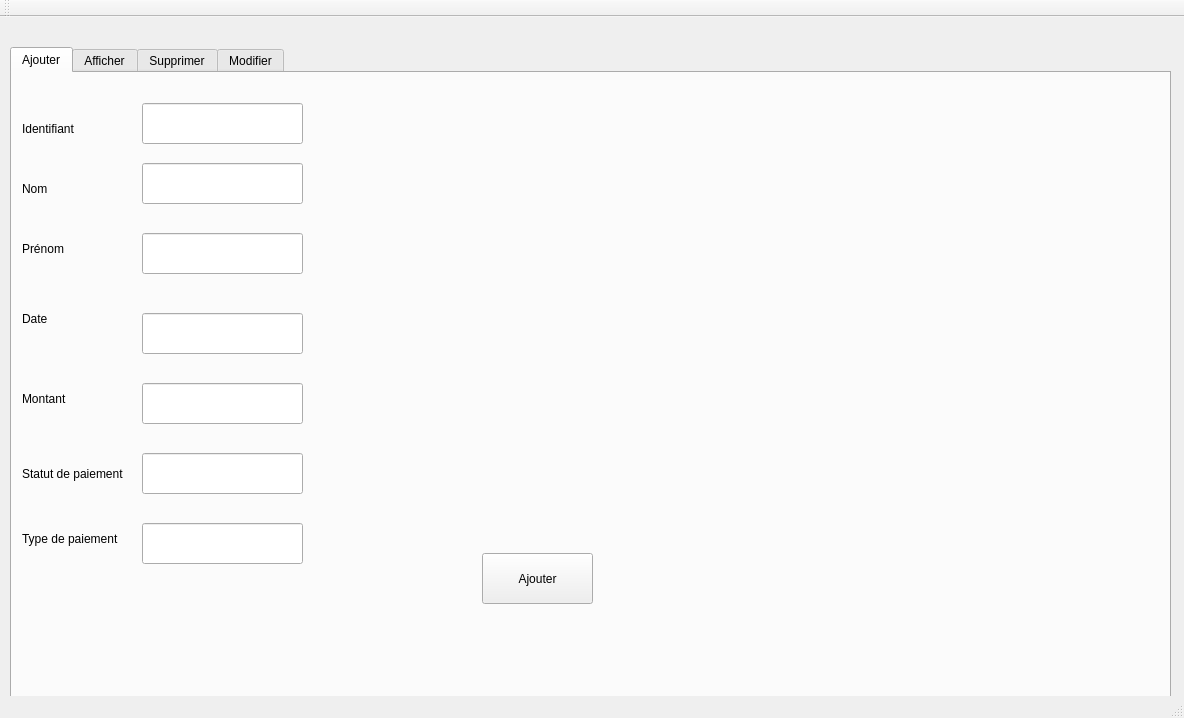
<?xml version="1.0" encoding="UTF-8"?>
<ui version="4.0">
 <class>MainWindow</class>
 <widget class="QMainWindow" name="MainWindow">
  <property name="geometry">
   <rect>
    <x>0</x>
    <y>0</y>
    <width>1184</width>
    <height>718</height>
   </rect>
  </property>
  <property name="windowTitle">
   <string>Gestion des Clients</string>
  </property>
  <widget class="QWidget" name="centralWidget">
   <widget class="QTabWidget" name="tabWidget">
    <property name="geometry">
     <rect>
      <x>10</x>
      <y>30</y>
      <width>1161</width>
      <height>651</height>
     </rect>
    </property>
    <property name="currentIndex">
     <number>0</number>
    </property>
    <widget class="QWidget" name="tab">
     <attribute name="title">
      <string>Ajouter</string>
     </attribute>
     <widget class="QLabel" name="label">
      <property name="geometry">
       <rect>
        <x>10</x>
        <y>30</y>
        <width>81</width>
        <height>51</height>
       </rect>
      </property>
      <property name="text">
       <string>Identifiant</string>
      </property>
     </widget>
     <widget class="QLabel" name="label_2">
      <property name="geometry">
       <rect>
        <x>10</x>
        <y>90</y>
        <width>91</width>
        <height>51</height>
       </rect>
      </property>
      <property name="text">
       <string>Nom</string>
      </property>
     </widget>
     <widget class="QLabel" name="label_3">
      <property name="geometry">
       <rect>
        <x>10</x>
        <y>150</y>
        <width>81</width>
        <height>51</height>
       </rect>
      </property>
      <property name="text">
       <string>Prénom</string>
      </property>
     </widget>
     <widget class="QLineEdit" name="lineEdit_id">
      <property name="geometry">
       <rect>
        <x>130</x>
        <y>30</y>
        <width>161</width>
        <height>41</height>
       </rect>
      </property>
     </widget>
     <widget class="QLineEdit" name="lineEdit_nom">
      <property name="geometry">
       <rect>
        <x>130</x>
        <y>90</y>
        <width>161</width>
        <height>41</height>
       </rect>
      </property>
     </widget>
     <widget class="QLineEdit" name="lineEdit_prenom">
      <property name="geometry">
       <rect>
        <x>130</x>
        <y>160</y>
        <width>161</width>
        <height>41</height>
       </rect>
      </property>
     </widget>
     <widget class="QPushButton" name="pb_ajouter">
      <property name="geometry">
       <rect>
        <x>470</x>
        <y>480</y>
        <width>111</width>
        <height>51</height>
       </rect>
      </property>
      <property name="text">
       <string>Ajouter</string>
      </property>
     </widget>
     <widget class="QLabel" name="label_8">
      <property name="geometry">
       <rect>
        <x>10</x>
        <y>220</y>
        <width>81</width>
        <height>51</height>
       </rect>
      </property>
      <property name="text">
       <string>Date</string>
      </property>
     </widget>
     <widget class="QLabel" name="label_12">
      <property name="geometry">
       <rect>
        <x>10</x>
        <y>300</y>
        <width>81</width>
        <height>51</height>
       </rect>
      </property>
      <property name="text">
       <string>Montant</string>
      </property>
     </widget>
     <widget class="QLineEdit" name="lineEdit_date">
      <property name="geometry">
       <rect>
        <x>130</x>
        <y>240</y>
        <width>161</width>
        <height>41</height>
       </rect>
      </property>
     </widget>
     <widget class="QLineEdit" name="lineEdit_montant">
      <property name="geometry">
       <rect>
        <x>130</x>
        <y>310</y>
        <width>161</width>
        <height>41</height>
       </rect>
      </property>
     </widget>
     <widget class="QLabel" name="label_15">
      <property name="geometry">
       <rect>
        <x>10</x>
        <y>380</y>
        <width>111</width>
        <height>41</height>
       </rect>
      </property>
      <property name="text">
       <string>Statut de paiement</string>
      </property>
     </widget>
     <widget class="QLabel" name="label_16">
      <property name="geometry">
       <rect>
        <x>10</x>
        <y>440</y>
        <width>111</width>
        <height>51</height>
       </rect>
      </property>
      <property name="text">
       <string>Type de paiement </string>
      </property>
     </widget>
     <widget class="QLineEdit" name="lineEdit_Statut">
      <property name="geometry">
       <rect>
        <x>130</x>
        <y>380</y>
        <width>161</width>
        <height>41</height>
       </rect>
      </property>
     </widget>
     <widget class="QLineEdit" name="lineEdit_Type">
      <property name="geometry">
       <rect>
        <x>130</x>
        <y>450</y>
        <width>161</width>
        <height>41</height>
       </rect>
      </property>
     </widget>
    </widget>
    <widget class="QWidget" name="tab_2">
     <attribute name="title">
      <string>Afficher</string>
     </attribute>
     <widget class="QTableView" name="tabfacture">
      <property name="geometry">
       <rect>
        <x>0</x>
        <y>160</y>
        <width>981</width>
        <height>411</height>
       </rect>
      </property>
     </widget>
     <widget class="QTabWidget" name="TabwidgetN">
      <property name="geometry">
       <rect>
        <x>20</x>
        <y>20</y>
        <width>401</width>
        <height>131</height>
       </rect>
      </property>
      <property name="currentIndex">
       <number>2</number>
      </property>
      <widget class="QWidget" name="tab_4">
       <attribute name="title">
        <string>NOM</string>
       </attribute>
       <widget class="QLabel" name="label_5">
        <property name="geometry">
         <rect>
          <x>10</x>
          <y>10</y>
          <width>151</width>
          <height>51</height>
         </rect>
        </property>
        <property name="text">
         <string>entrer le nom</string>
        </property>
       </widget>
       <widget class="QLineEdit" name="lineEditNom">
        <property name="geometry">
         <rect>
          <x>170</x>
          <y>10</y>
          <width>151</width>
          <height>41</height>
         </rect>
        </property>
       </widget>
      </widget>
      <widget class="QWidget" name="tab_5">
       <attribute name="title">
        <string>PRENOM</string>
       </attribute>
       <widget class="QLabel" name="label_6">
        <property name="geometry">
         <rect>
          <x>10</x>
          <y>10</y>
          <width>151</width>
          <height>61</height>
         </rect>
        </property>
        <property name="text">
         <string>entrer le prenom</string>
        </property>
       </widget>
       <widget class="QLineEdit" name="lineEditPrenom">
        <property name="geometry">
         <rect>
          <x>200</x>
          <y>20</y>
          <width>151</width>
          <height>41</height>
         </rect>
        </property>
       </widget>
      </widget>
      <widget class="QWidget" name="tab_6">
       <attribute name="title">
        <string>DATE</string>
       </attribute>
       <widget class="QLabel" name="label_7">
        <property name="geometry">
         <rect>
          <x>20</x>
          <y>10</y>
          <width>171</width>
          <height>71</height>
         </rect>
        </property>
        <property name="text">
         <string>entrer la date </string>
        </property>
       </widget>
       <widget class="QLineEdit" name="lineEditDate">
        <property name="geometry">
         <rect>
          <x>200</x>
          <y>20</y>
          <width>151</width>
          <height>41</height>
         </rect>
        </property>
       </widget>
      </widget>
     </widget>
     <widget class="QPushButton" name="pushButton">
      <property name="geometry">
       <rect>
        <x>450</x>
        <y>70</y>
        <width>141</width>
        <height>41</height>
       </rect>
      </property>
      <property name="text">
       <string>Recherche</string>
      </property>
     </widget>
     <widget class="QPushButton" name="pushButton_2">
      <property name="geometry">
       <rect>
        <x>990</x>
        <y>350</y>
        <width>131</width>
        <height>31</height>
       </rect>
      </property>
      <property name="text">
       <string>Télécharger PDF</string>
      </property>
     </widget>
     <widget class="QPushButton" name="pushButton_3">
      <property name="geometry">
       <rect>
        <x>990</x>
        <y>410</y>
        <width>131</width>
        <height>31</height>
       </rect>
      </property>
      <property name="text">
       <string>Imprimer Facture</string>
      </property>
     </widget>
     <widget class="QPushButton" name="pushButton_4">
      <property name="geometry">
       <rect>
        <x>990</x>
        <y>460</y>
        <width>131</width>
        <height>31</height>
       </rect>
      </property>
      <property name="text">
       <string>Notifier</string>
      </property>
     </widget>
     <zorder>pushButton_2</zorder>
     <zorder>pushButton</zorder>
     <zorder>tabfacture</zorder>
     <zorder>TabwidgetN</zorder>
     <zorder>pushButton_3</zorder>
     <zorder>pushButton_4</zorder>
    </widget>
    <widget class="QWidget" name="tab_3">
     <attribute name="title">
      <string>Supprimer</string>
     </attribute>
     <widget class="QLineEdit" name="lineEdit_id_2">
      <property name="geometry">
       <rect>
        <x>140</x>
        <y>40</y>
        <width>151</width>
        <height>41</height>
       </rect>
      </property>
     </widget>
     <widget class="QLabel" name="label_4">
      <property name="geometry">
       <rect>
        <x>20</x>
        <y>30</y>
        <width>101</width>
        <height>71</height>
       </rect>
      </property>
      <property name="text">
       <string>Identifiant</string>
      </property>
     </widget>
     <widget class="QPushButton" name="pb_supprimer">
      <property name="geometry">
       <rect>
        <x>350</x>
        <y>310</y>
        <width>121</width>
        <height>61</height>
       </rect>
      </property>
      <property name="text">
       <string>Supprimer</string>
      </property>
     </widget>
    </widget>
    <widget class="QWidget" name="tab_7">
     <attribute name="title">
      <string>Modifier</string>
     </attribute>
     <widget class="QLabel" name="label_9">
      <property name="geometry">
       <rect>
        <x>10</x>
        <y>20</y>
        <width>91</width>
        <height>41</height>
       </rect>
      </property>
      <property name="text">
       <string>Identifiant</string>
      </property>
     </widget>
     <widget class="QLabel" name="label_10">
      <property name="geometry">
       <rect>
        <x>10</x>
        <y>80</y>
        <width>81</width>
        <height>41</height>
       </rect>
      </property>
      <property name="text">
       <string>Nom</string>
      </property>
     </widget>
     <widget class="QLabel" name="label_11">
      <property name="geometry">
       <rect>
        <x>10</x>
        <y>130</y>
        <width>91</width>
        <height>61</height>
       </rect>
      </property>
      <property name="text">
       <string>Prénom</string>
      </property>
     </widget>
     <widget class="QLineEdit" name="idUp">
      <property name="geometry">
       <rect>
        <x>150</x>
        <y>20</y>
        <width>141</width>
        <height>41</height>
       </rect>
      </property>
     </widget>
     <widget class="QLineEdit" name="nomUp">
      <property name="geometry">
       <rect>
        <x>150</x>
        <y>80</y>
        <width>141</width>
        <height>41</height>
       </rect>
      </property>
     </widget>
     <widget class="QLineEdit" name="prenomUp">
      <property name="geometry">
       <rect>
        <x>150</x>
        <y>140</y>
        <width>141</width>
        <height>41</height>
       </rect>
      </property>
     </widget>
     <widget class="QPushButton" name="pb_ajouter_3">
      <property name="geometry">
       <rect>
        <x>470</x>
        <y>440</y>
        <width>121</width>
        <height>61</height>
       </rect>
      </property>
      <property name="text">
       <string>Modifier</string>
      </property>
     </widget>
     <widget class="QLabel" name="label_13">
      <property name="geometry">
       <rect>
        <x>10</x>
        <y>210</y>
        <width>101</width>
        <height>51</height>
       </rect>
      </property>
      <property name="text">
       <string>date</string>
      </property>
     </widget>
     <widget class="QLabel" name="label_14">
      <property name="geometry">
       <rect>
        <x>10</x>
        <y>270</y>
        <width>101</width>
        <height>51</height>
       </rect>
      </property>
      <property name="text">
       <string>montant</string>
      </property>
     </widget>
     <widget class="QLineEdit" name="dateUp">
      <property name="geometry">
       <rect>
        <x>150</x>
        <y>210</y>
        <width>141</width>
        <height>41</height>
       </rect>
      </property>
     </widget>
     <widget class="QLineEdit" name="montantUp">
      <property name="geometry">
       <rect>
        <x>150</x>
        <y>280</y>
        <width>141</width>
        <height>41</height>
       </rect>
      </property>
     </widget>
     <widget class="QLabel" name="label_17">
      <property name="geometry">
       <rect>
        <x>10</x>
        <y>350</y>
        <width>111</width>
        <height>41</height>
       </rect>
      </property>
      <property name="text">
       <string>statut de paiement</string>
      </property>
     </widget>
     <widget class="QLabel" name="label_18">
      <property name="geometry">
       <rect>
        <x>10</x>
        <y>410</y>
        <width>111</width>
        <height>51</height>
       </rect>
      </property>
      <property name="text">
       <string>type de paiement</string>
      </property>
     </widget>
     <widget class="QLineEdit" name="statutUp">
      <property name="geometry">
       <rect>
        <x>150</x>
        <y>350</y>
        <width>141</width>
        <height>41</height>
       </rect>
      </property>
     </widget>
     <widget class="QLineEdit" name="typeUp">
      <property name="geometry">
       <rect>
        <x>150</x>
        <y>420</y>
        <width>141</width>
        <height>41</height>
       </rect>
      </property>
     </widget>
    </widget>
   </widget>
  </widget>
  <widget class="QMenuBar" name="menuBar">
   <property name="geometry">
    <rect>
     <x>0</x>
     <y>0</y>
     <width>1184</width>
     <height>26</height>
    </rect>
   </property>
  </widget>
  <widget class="QToolBar" name="mainToolBar">
   <attribute name="toolBarArea">
    <enum>TopToolBarArea</enum>
   </attribute>
   <attribute name="toolBarBreak">
    <bool>false</bool>
   </attribute>
  </widget>
  <widget class="QStatusBar" name="statusBar"/>
 </widget>
 <layoutdefault spacing="6" margin="11"/>
 <resources/>
 <connections/>
</ui>
